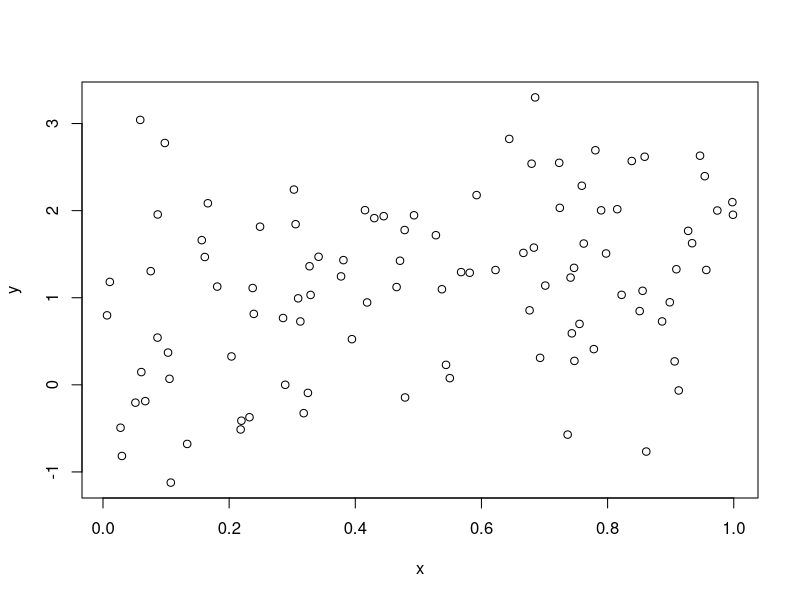
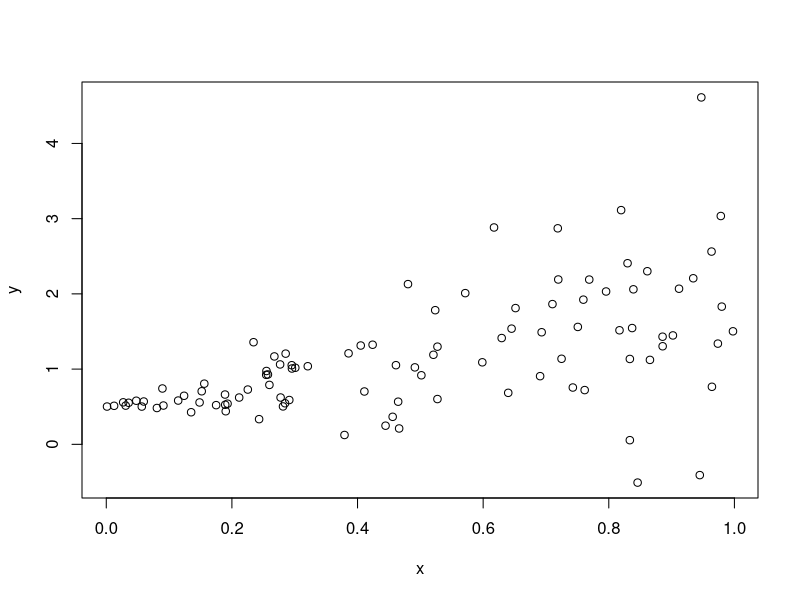

Write R code to recreate these figures, in order.
## ---- chunk 1
n <- 100 # sample size
beta0 <- 0.5 # intercept
beta1 <- 1 # slope

x <- runif(n, min=0, max=1)
noise <- rnorm(n, mean=0, sd=1)
y <- beta0 + beta1*x + noise

plot(x,y)
## ---- chunk 2
n <- 100 # sample size
beta0 <- 0.5 # intercept
beta1 <- 1 # slope

x <- runif(n, min=0, max=1)
noise <- rnorm(n, mean=0, sd=1)
y <- beta0 + beta1*x + noise

lm_mod <- lm(y ~ x)
ci <- confint(lm_mod, "x", level = 0.95)

ci[1] < 1 & ci[2] > 1
## ---- chunk 3
nsim <- 1000
results <- rep(NA, nsim)
n <- 100 # sample size
beta0 <- 0.5 # intercept
beta1 <- 1 # slope

for(i in 1:nsim){
  x <- runif(n, min=0, max=1)
  noise <- rnorm(n, mean=0, sd=1)
  y <- beta0 + beta1*x + noise
  
  lm_mod <- lm(y ~ x)
  ci <- confint(lm_mod, "x", level = 0.95)
  
  results[i] <- ci[1] < 1 & ci[2] > 1
}
mean(results)
## ---- chunk 4
n <- 100 # sample size
beta0 <- 0.5 # intercept
beta1 <- 1 # slope

x <- runif(n, min=0, max=1)
noise <- rnorm(n, mean=0, sd=x)
y <- beta0 + beta1*x + noise
## ---- chunk 5
plot(x, y)
## ---- chunk 6
nsim <- 1000
results <- rep(NA, nsim)
n <- 100 # sample size
beta0 <- 0.5 # intercept
beta1 <- 1 # slope

for(i in 1:nsim){
  x <- runif(n, min=0, max=1)
  noise <- rnorm(n, mean=0, sd=x)
  y <- beta0 + beta1*x + noise
  
  lm_mod <- lm(y ~ x)
  ci <- confint(lm_mod, "x", level = 0.95)
  
  results[i] <- ci[1] < 1 & ci[2] > 1
}
mean(results)
## ---- chunk 7
nsim <- 1000
results <- rep(NA, nsim)
n <- 100 # sample size
beta0 <- 0.5 # intercept
beta1 <- 1 # slope

for(i in 1:nsim){
  x <- runif(n, min=0, max=1)
  noise <- rnorm(n, mean=0, sd=x^2)
  y <- beta0 + beta1*x + noise
  
  lm_mod <- lm(y ~ x)
  ci <- confint(lm_mod, "x", level = 0.95)
  
  results[i] <- ci[1] < 1 & ci[2] > 1
}
mean(results)
## ---- chunk 8
nsim <- 1000
results <- rep(NA, nsim)
n <- 10 # sample size
beta0 <- 0.5 # intercept
beta1 <- 1 # slope

for(i in 1:nsim){
  x <- runif(n, min=0, max=1)
  noise <- rnorm(n, mean=0, sd=1)
  y <- beta0 + beta1*x + noise
  
  lm_mod <- lm(y ~ x)
  ci <- confint(lm_mod, "x", level = 0.95)
  
  results[i] <- ci[1] < 1 & ci[2] > 1
}
mean(results)
## ---- chunk 9
nsim <- 1000
results <- rep(NA, nsim)
n <- 10 # sample size
beta0 <- 0.5 # intercept
beta1 <- 1 # slope

for(i in 1:nsim){
  x <- runif(n, min=0, max=1)
  noise <- rnorm(n, mean=0, sd=x^2)
  y <- beta0 + beta1*x + noise
  
  lm_mod <- lm(y ~ x)
  ci <- confint(lm_mod, "x", level = 0.95)
  
  results[i] <- ci[1] < 1 & ci[2] > 1
}
mean(results)
